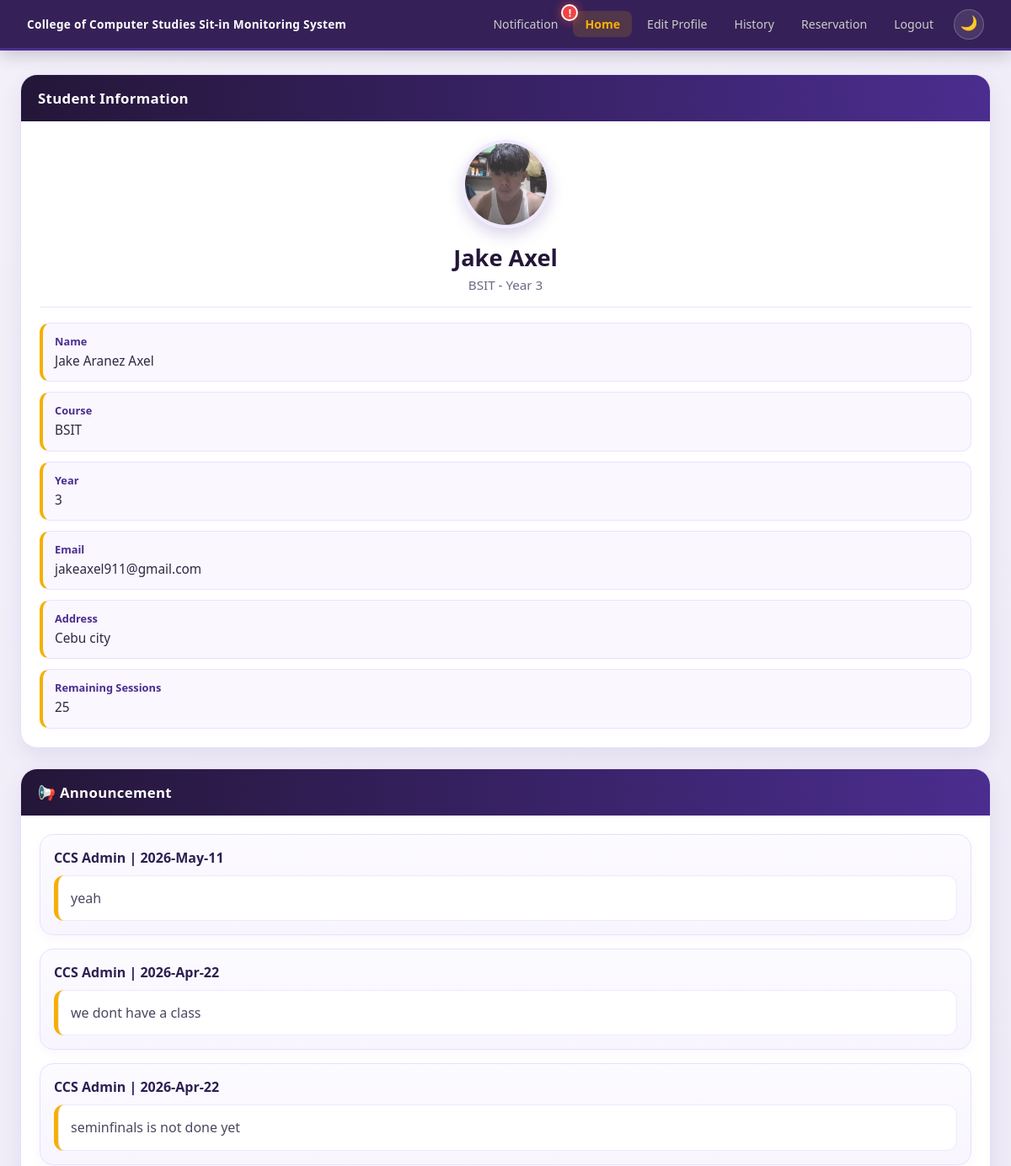
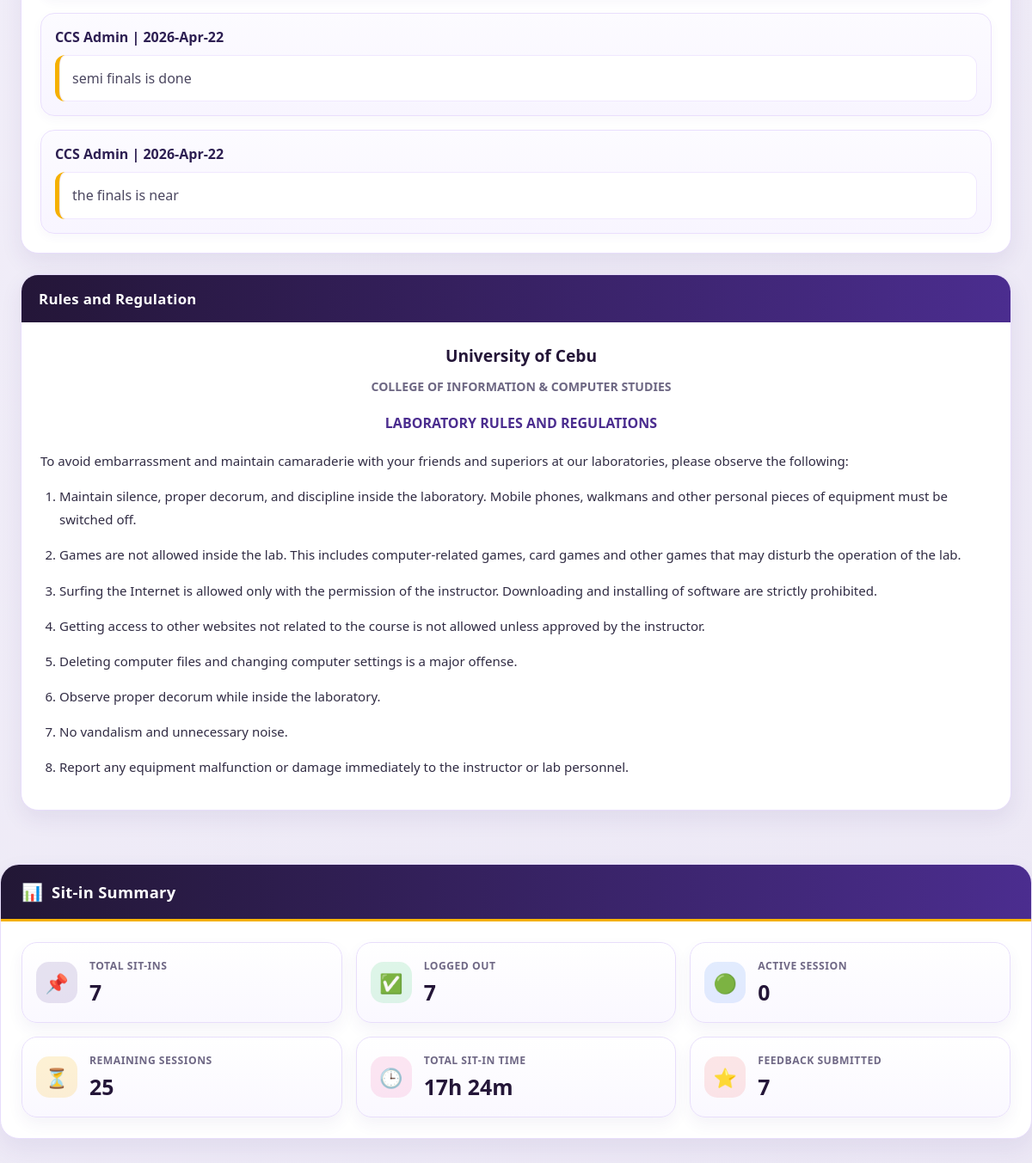
Page /dashboard (signed in) on the committed database (2 pictures, top to bottom).
### app.py (models this page shows)
class Student(db.Model):
    id = db.Column(db.Integer, primary_key=True)
    id_number = db.Column(db.String(50), unique=True, nullable=False)
    last_name = db.Column(db.String(100))
    first_name = db.Column(db.String(100))
    middle_name = db.Column(db.String(100))
    course = db.Column(db.String(50))
    course_level = db.Column(db.String(10))
    email = db.Column(db.String(120), unique=True)
    password = db.Column(db.String(200))
    address = db.Column(db.String(200))
    profile_pic = db.Column(db.String(200), default='default.png')
    remaining_sessions = db.Column(db.Integer, default=30)
    leaderboard_points = db.Column(db.Integer, default=0)
    raw_points = db.Column(db.Float, default=0)
    cleanliness_points = db.Column(db.Integer, default=0)
    hours_points = db.Column(db.Integer, default=0)
    task_points = db.Column(db.Integer, default=0)
    total_hours = db.Column(db.Float, default=0)

class Announcement(db.Model):
    id = db.Column(db.Integer, primary_key=True)
    author = db.Column(db.String(100), default='CCS Admin')
    content = db.Column(db.Text, nullable=False)
    created_at = db.Column(db.String(50))

### app.py (the view)
@app.route('/dashboard')
def dashboard():
    if 'student_id' not in session:
        return redirect(url_for('login'))
    student = Student.query.get_or_404(session['student_id'])
    records = SitInRecord.query.filter_by(
        student_id_number=student.id_number
    ).all()
    total_sitins = len(records)
    active_sitins = sum(
        1 for record in records
        if record.status == 'Active'
    )
    logged_out_sitins = sum(
        1 for record in records
        if record.status == 'Logged Out'
    )
    feedback_submitted = Feedback.query.filter_by(
        student_id=student.id
    ).count()
    total_hours = student.total_hours or 0
    total_minutes = int(total_hours * 60)
    hours = total_minutes // 60
    minutes = total_minutes % 60
    if hours > 0 and minutes > 0:
        total_time_display = f"{hours}h {minutes}m"
    elif hours > 0:
        total_time_display = f"{hours}h"
    else:
        total_time_display = f"{minutes}m"
    announcements, notif_reservations, feedback_notifications = \
        get_student_notification_data(student)
    reservation_setting = get_reservation_setting()
    return render_template(
        'dashboard.html',
        student=student,
        announcements=announcements,
        notif_reservations=notif_reservations,
        feedback_notifications=feedback_notifications,
        total_sitins=total_sitins,
        active_sitins=active_sitins,
        logged_out_sitins=logged_out_sitins,
        feedback_submitted=feedback_submitted,
        total_hours=total_hours,
        total_time_display=total_time_display,
        reservation_setting=reservation_setting
    )

### app.py (called while the page is built, shortened)
def get_reservation_setting():
    setting = ReservationSetting.query.first()
    if not setting.message:
        if setting.reservations_enabled:
            setting.message = 'Reservations are currently enabled. You may submit a reservation.'
        else:
            setting.message = 'Reservations are currently disabled by the admin. Please check again later.'
        db.session.commit()
    return setting

### templates/dashboard.html (shortened to what this page needs)
<!DOCTYPE html>
<html lang="en">
<head>
    <link rel="stylesheet" href="{{ url_for('static', filename='style.css') }}">
</head>
<body class="dashboard-page">
<nav class="navbar">
    <a href="{{ url_for('dashboard') }}" class="brand">
        College of Computer Studies Sit-in Monitoring System
    </a>
    <div class="nav-links">
        <a href="#" class="notif-nav-link" onclick="openNotifModal(); return false;">
            Notification
            {% set reservation_system_notice = reservation_setting and reservation_setting.message %}
            {% if notif_reservations|length + feedback_notifications|length > 0 or reservation_system_notice %}
                <span class="notif-alert-badge">!</span>
            {% endif %}
        </a>
        <a href="{{ url_for('dashboard') }}" class="nav-active">Home</a>
        <a href="{{ url_for('edit_profile') }}">Edit Profile</a>
        <a href="{{ url_for('history') }}">History</a>
        <a href="{{ url_for('reservation') }}">Reservation</a>
        <a href="{{ url_for('logout') }}">Logout</a>
        <button class="dm-toggle" title="Toggle Dark Mode">🌙</button>
    </div>
</nav>
<div class="dashboard-wrapper">
    <div class="dashboard-container">
        <div class="dash-card">
            <div class="dash-card-header">Student Information</div>
            <div class="dash-card-body">
                <div class="student-avatar-wrap">
                    {% if student.profile_pic and student.profile_pic != 'default.png' %}
                        <img
                            src="{{ url_for('static', filename='uploads/' + student.profile_pic) }}"
                            alt="Profile Picture"
                            class="student-avatar-img"
                        >
                    {% else %}
                        <div class="student-avatar">
                            {{ student.first_name[0] }}{{ student.last_name[0] }}
                        </div>
                    {% endif %}
                </div>
                <div class="student-name-block">
                    <h3>{{ student.first_name }} {{ student.last_name }}</h3>
                    <p>{{ student.course }} - Year {{ student.course_level }}</p>
                </div>
                <hr class="divider">
                <div class="student-details">
                    <div class="info-item">
                        <span class="info-label">Name</span>
                        <span class="info-value">
                            {{ student.first_name }} {{ student.middle_name }} {{ student.last_name }}
                        </span>
                    </div>
                    <div class="info-item">
                        <span class="info-label">Course</span>
                        <span class="info-value">{{ student.course }}</span>
                    </div>
                    <div class="info-item">
                        <span class="info-label">Year</span>
                        <span class="info-value">{{ student.course_level }}</span>
                    </div>
                    <div class="info-item">
                        <span class="info-label">Email</span>
                        <span class="info-value">{{ student.email }}</span>
                    </div>
                    <div class="info-item">
                        <span class="info-label">Address</span>
                        <span class="info-value">{{ student.address if student.address else 'Not set' }}</span>
                    </div>
                    <div class="info-item">
                        <span class="info-label">Remaining Sessions</span>
                        <span class="info-value">{{ student.remaining_sessions }}</span>
                    </div>
                </div>
            </div>
        </div>
        <div class="dash-card announcement-card">
            <div class="dash-card-header">📢 Announcement</div>
            <div class="dash-card-body">
                {% for announcement in announcements %}
                    <div class="announcement-item">
                        <div class="announcement-meta">
                            {{ announcement.author }} | {{ announcement.created_at }}
                        </div>
                        <div class="announcement-box">
                            {{ announcement.content }}
                        </div>
                    </div>
                {% else %}
                    <div class="announcement-item">
                        <div class="announcement-box empty-box">No announcements yet.</div>
                    </div>
                {% endfor %}
            </div>
        </div>
        <div class="dash-card">
            <div class="dash-card-header">Rules and Regulation</div>
            <div class="dash-card-body rules-body">
                <h3>University of Cebu</h3>
                <h4>College of Information & Computer Studies</h4>
                <h5>LABORATORY RULES AND REGULATIONS</h5>
                <p>
                    To avoid embarrassment and maintain camaraderie with your friends and superiors
                    at our laboratories, please observe the following:
                </p>
                <ol class="rules-list">
                    <li>
                        Maintain silence, proper decorum, and discipline inside the laboratory.
                        Mobile phones, walkmans and other personal pieces of equipment must be switched off.
                    </li>
                    <li>
                        Games are not allowed inside the lab. This includes computer-related games,
                        card games and other games that may disturb the operation of the lab.
                    </li>
                    <li>
                        Surfing the Internet is allowed only with the permission of the instructor.
                        Downloading and installing of software are strictly prohibited.
                    </li>
                    <li>
                        Getting access to other websites not related to the course
                        is not allowed unless approved by the instructor.
                    </li>
                    <li>
                        Deleting computer files and changing computer settings is a major offense.
                    </li>
                    <li>
                        Observe proper decorum while inside the laboratory.
                    </li>
                    <li>No vandalism and unnecessary noise.</li>
                    <li>
                        Report any equipment malfunction or damage immediately to the instructor or lab personnel.
                    </li>
                </ol>
            </div>
        </div>
    </div>
</div>
<div class="student-summary-section">
    <div class="student-summary-header">
        <span>📊</span>
        <h2>Sit-in Summary</h2>
    </div>
    <div class="student-summary-grid">
        <div class="student-summary-card">
            <div class="student-summary-icon purple">📌</div>
            <div>
                <p>Total Sit-ins</p>
                <h3>{{ total_sitins }}</h3>
            </div>
        </div>
        <div class="student-summary-card">
            <div class="student-summary-icon green">✅</div>
            <div>
                <p>Logged Out</p>
                <h3>{{ logged_out_sitins }}</h3>
            </div>
        </div>
        <div class="student-summary-card">
            <div class="student-summary-icon blue">🟢</div>
            <div>
                <p>Active Session</p>
                <h3>{{ active_sitins }}</h3>
            </div>
        </div>
        <div class="student-summary-card">
            <div class="student-summary-icon yellow">⏳</div>
            <div>
                <p>Remaining Sessions</p>
                <h3>{{ student.remaining_sessions }}</h3>
            </div>
        </div>
        <div class="student-summary-card">
            <div class="student-summary-icon pink">🕒</div>
            <div>
                <p>Total Sit-in Time</p>
                <h3>{{ total_time_display }}</h3>
            </div>
        </div>
        <div class="student-summary-card">
            <div class="student-summary-icon red">⭐</div>
            <div>
                <p>Feedback Submitted</p>
                <h3>{{ feedback_submitted }}</h3>
            </div>
        </div>
    </div>
</div>
</body>
</html>

### rows in the picture
Student: profile_pic (picture), first_name "Jake", last_name "Axel", course "BSIT", course_level "3", middle_name "Aranez", email "jakeaxel911@gmail.com", address "Cebu city", remaining_sessions "25"
Announcement: author "CCS Admin", created_at "2026-May-11", content "yeah"
Announcement: author "CCS Admin", created_at "2026-Apr-22", content "we dont have a class"
Announcement: author "CCS Admin", created_at "2026-Apr-22", content "seminfinals is not done yet"
Announcement: author "CCS Admin", created_at "2026-Apr-22", content "semi finals is done"
Announcement: author "CCS Admin", created_at "2026-Apr-22", content "the finals is near"

### other values in the picture
{{ total_sitins }} "7"
{{ logged_out_sitins }} "7"
{{ active_sitins }} "0"
{{ total_time_display }} "17h 24m"
{{ feedback_submitted }} "7"
